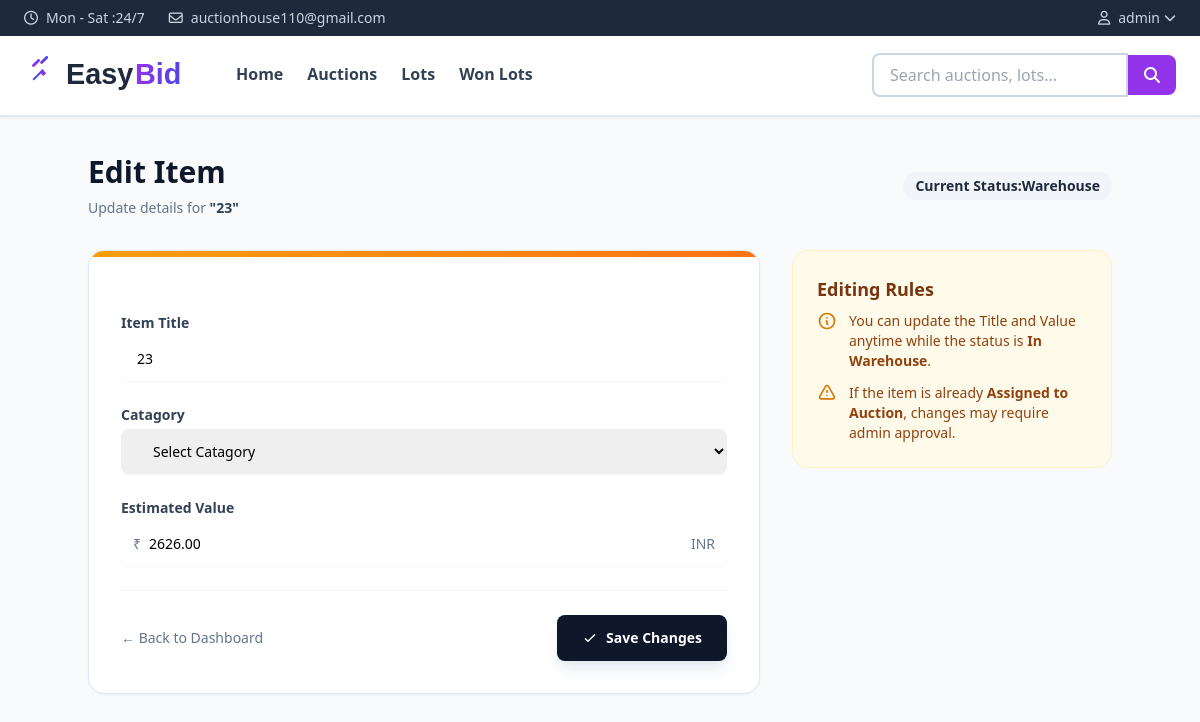
The page /home/edit-item/23/ (signed in) on the database its author committed.
### auction_list/models.py (models this page shows, shortened)
class Item(models.Model):
    title = models.CharField(max_length=200)
    owner = models.ForeignKey(User, on_delete=models.CASCADE)
    item_catagory = models.ForeignKey('Catagory', on_delete=models.CASCADE, null=True, blank=True)
    estimated_value = models.DecimalField(max_digits=14, decimal_places=2)
    images = models.JSONField(default=list, blank=True, help_text="List of image file paths")
    document_proofs = models.JSONField(default=list, blank=True, help_text="List of document proofs like ID, property papers etc.")
    slug = models.SlugField(blank=True,unique=True)
    description = models.TextField(blank=True)
    condition = models.CharField(max_length=100, blank=True, help_text="e.g., Excellent, Good, Fair")
    dimensions = models.CharField(max_length=200, blank=True, help_text="e.g., 10x5x3 inches")
    weight = models.DecimalField(max_digits=8, decimal_places=2, null=True, blank=True, help_text="In kg")
    STATUS_CHOICES = [
        ('Draft', 'Draft'),
        ('Pending Approval', 'Pending Verification'),
        ('Approved', 'Approved'),
        ('Pickup Item', 'Pickup Item'),
        ('Warehouse', 'Warehouse'),
        ('Lotted', 'Assigned to Auction'),
        ('Sold', 'Sold'),
        ('Rejected', 'Rejected'),
    ]
    status = models.CharField(max_length=20, choices=STATUS_CHOICES, default='Pending Approval')
    shipping_fee = models.DecimalField(max_digits=10, decimal_places=2, default=0.00, help_text="Cost to ship from User to Warehouse")
    pickup_otp = models.CharField(max_length=6, blank=True, null=True, help_text="OTP for admin pickup")
    PICKUP_STATUS_CHOICES = [
        ('pending', 'Pending Pickup'),
        ('picked_up', 'Picked Up'),
        ('at_warehouse', 'At Warehouse'),
        ('delivered', 'Delivered to Buyer'),
    ]
    pickup_status = models.CharField(max_length=20, choices=PICKUP_STATUS_CHOICES, default='pending')
    created_at = models.DateTimeField(auto_now_add=True)
    updated_at = models.DateTimeField(auto_now=True)
    class Meta:
        ordering = ['-created_at']
        indexes = [
            models.Index(fields=['status', 'item_catagory']),
        ]

### Home/views.py (the view, shortened to what this page needs)
# urls.py: path("edit-item/<slug:slug>/", views.edit_item_view, name="edit_item"),
def edit_item_view(request, slug):
    item = get_object_or_404(Item, slug=slug, owner=request.user)
    if item.status in ('Lotted', 'Sold', 'Pending Approval'):
        messages.error(request, f'Cannot edit "{item.title}" — it is currently {item.status}.')
        return redirect('profile')
    return render(
        request, "edit_item.html", {"item": item, "catagories": Catagory.objects.all()}
    )

### Home/templates/edit_item.html (shortened to what this page needs)
{% extends 'base.html' %}
{% load static %}
{% block content %}
<div class="min-h-screen bg-slate-50 py-12 px-4 sm:px-6 lg:px-8">
  <div class="max-w-5xl mx-auto">
    <div class="mb-8 flex flex-col sm:flex-row sm:items-center sm:justify-between gap-4">
      <div>
        <h1 class="text-3xl font-black text-slate-900">Edit Item</h1>
        <p class="mt-2 text-sm text-slate-500">
          Update details for
          <span class="font-bold text-slate-700">"{{ item.title }}"</span>
        </p>
      </div>
      <div>
        <span
          class="inline-flex items-center px-3 py-1 rounded-full text-sm font-bold {% if item.status == 'available' %} bg-emerald-100 text-emerald-800 {% elif item.status == 'lotted' %} bg-amber-100 text-amber-800 {% else %} bg-slate-100 text-slate-800 {% endif %}"
          data-status-model="Item" data-status-id="{{ item.id }}">
          Current Status: <span class="status-text">{{ item.get_status_display }}</span>
        </span>
      </div>
    </div>
    <div class="grid grid-cols-1 lg:grid-cols-3 gap-8">
      <div class="lg:col-span-2">
        <div class="bg-white rounded-2xl shadow-sm border border-slate-200 overflow-hidden">
          <div class="h-1.5 bg-gradient-to-r from-amber-500 to-orange-500"></div>
          <div class="p-6 sm:p-8">
            <form method="POST" enctype="multipart/form-data" class="space-y-6">
              <div>
                <label for="id_title" class="block text-sm font-bold text-slate-700 mb-1">Item Title</label>
                <div class="relative rounded-md shadow-sm">
                  <input type="text" name="title" id="id_title" value="{{ form.title.value|default:item.title }}"
                    required
                    class="block w-full rounded-lg border-slate-300 pl-4 py-3 focus:border-amber-500 focus:ring-amber-500 sm:text-sm transition-colors" />
                </div>
              </div>
              <div class="relative rounded-md shadow-sm">
                <label for="id_catagory" class="block text-sm font-bold text-slate-700 mb-1">Catagory</label>
                <select name="catagory" id="id_catagory" required
                  class="block w-full rounded-lg border-slate-300 pl-7 py-3 focus:border-indigo-500 focus:ring-indigo-500 sm:text-sm transition-colors">
                  <option value="">Select Catagory</option>
                </select>
              </div>
              <div>
                <label for="id_estimated_value" class="block text-sm font-bold text-slate-700 mb-1">Estimated
                  Value</label>
                <div class="relative rounded-md shadow-sm">
                  <div class="pointer-events-none absolute inset-y-0 left-0 flex items-center pl-3">
                    <span class="text-slate-500 sm:text-sm">₹</span>
                  </div>
                  <input type="number" name="estimated_value" id="id_estimated_value" step="0.01"
                    value="{{ form.estimated_value.value|stringformat:'.2f'|default:item.estimated_value }}" required
                    class="block w-full rounded-lg border-slate-300 pl-7 py-3 focus:border-amber-500 focus:ring-amber-500 sm:text-sm transition-colors" />
                  <div class="pointer-events-none absolute inset-y-0 right-0 flex items-center pr-3">
                    <span class="text-slate-500 sm:text-sm">INR</span>
                  </div>
                </div>
              </div>
              <div class="pt-6 border-t border-slate-100 flex items-center justify-between">
                <a href="{% url 'profile' %}"
                  class="text-sm font-medium text-slate-500 hover:text-slate-800 transition-colors flex items-center gap-1">
                  &larr; Back to Dashboard
                </a>
                <button type="submit"
                  class="inline-flex items-center justify-center px-6 py-3 border border-transparent text-sm font-bold rounded-lg text-white bg-slate-900 hover:bg-slate-800 shadow-lg shadow-slate-200 transition-all hover:-translate-y-0.5">
                  <svg class="w-4 h-4 mr-2" fill="none" stroke="currentColor" viewBox="0 0 24 24">
                    <path stroke-linecap="round" stroke-linejoin="round" stroke-width="2" d="M5 13l4 4L19 7"></path>
                  </svg>
                  Save Changes
                </button>
              </div>
            </form>
          </div>
        </div>
      </div>
      <div class="lg:col-span-1 space-y-6">
        <div class="bg-amber-50 rounded-2xl p-6 border border-amber-100">
          <h3 class="text-amber-900 font-bold text-lg mb-2">Editing Rules</h3>
          <ul class="space-y-3">
            <li class="flex gap-3">
              <svg class="w-5 h-5 text-amber-600 flex-shrink-0" fill="none" stroke="currentColor" viewBox="0 0 24 24">
                <path stroke-linecap="round" stroke-linejoin="round" stroke-width="2"
                  d="M13 16h-1v-4h-1m1-4h.01M21 12a9 9 0 11-18 0 9 9 0 0118 0z"></path>
              </svg>
              <p class="text-sm text-amber-800">
                You can update the Title and Value anytime while the status is
                <strong>In Warehouse</strong>.
              </p>
            </li>
            <li class="flex gap-3">
              <p class="text-sm text-amber-800">
                If the item is already <strong>Assigned to Auction</strong>,
                changes may require admin approval.
              </p>
            </li>
          </ul>
        </div>
      </div>
    </div>
  </div>
</div>
{% endblock %}

### Home/templates/base.html (shortened to what this page needs)
{% load static %}
<!DOCTYPE html>
<html lang="en">
<head>
    <script src="https://cdn.tailwindcss.com"></script>
    <link rel="stylesheet" href="https://cdnjs.cloudflare.com/ajax/libs/font-awesome/6.5.1/css/all.min.css"
 />
</head>
<body class="bg-slate-50 font-sans antialiased">
    <div id="hide"
    class=" md:block bg-slate-800 text-slate-300 px-4 md:px-6 py-2 fixed top-0 left-0 right-0 z-50 ">
        <div
            class=" max-w-screen-2xl mx-auto flex flex-col sm:flex-row items-center justify-between text-xs md:text-sm space-y-2 sm:space-y-0">
            <div class="flex items-center space-x-3 md:space-x-6">
                <span class="flex items-center"><i class="far fa-clock mr-1 md:mr-2"></i><span
                        class="hidden sm:inline">Mon - Sat : </span> 24/7</span>
                <span class="flex items-center"><i class="far fa-envelope mr-1 md:mr-2"></i><span
                        class="hidden lg:inline">auctionhouse110@gmail.com</span></span>
            </div>
            <div class="flex items-center space-x-3 md:space-x-4">
                {% if user.is_authenticated %}
                <div class="relative dropdown">
                    <button class="hover:text-white transition flex items-center">
                        <i class="far fa-user"></i>
                        <span class="ml-2 hidden sm:inline">{{ user.username }}</span>
                        <i class="fas fa-chevron-down ml-1 text-xs"></i>
                    </button>
                </div>
                {% else %}
                <a href="{% url 'login' %}" class="hover:text-white transition flex items-center">
                    <i class="far fa-user"></i>
                    <span class="ml-2 hidden sm:inline">Login</span>
                </a>
                {% endif %}
            </div>
        </div>
    </div>
    <nav id="main" class="bg-white border-b-2 border-slate-200 fixed md:top-[35px] top-0 left-0 right-0 z-40 shadow-sm">
        <div class="max-w-screen-2xl mx-auto px-4 md:px-6">
            <div class="flex items-center justify-between">
                <div class="flex items-center space-x-8">
                    <a href="{% url 'home' %}" class="flex items-center py-4">
                        <img src="{% static 'images/logo.svg' %}" alt="EasyBid" class="h-10 md:h-12 w-auto">
                    </a>
                    <div class="hidden lg:flex items-center space-x-6">
                        <a href="{% url 'home' %}"
                            class="text-slate-700 hover:text-purple-600 font-semibold py-4 border-b-2 border-transparent hover:border-purple-600 transition">
                            Home
                        </a>
                        <a href="{% url 'auctions' %}"
                            class="text-slate-700 hover:text-purple-600 font-semibold py-4 border-b-2 border-transparent hover:border-purple-600 transition">
                            Auctions
                        </a>
                        <a href="{% url 'view_lots' %}"
                            class="text-slate-700 hover:text-purple-600 font-semibold py-4 border-b-2 border-transparent hover:border-purple-600 transition">
                            Lots
                        </a>
                        <a href="{% url 'won_lots' %}"
                            class="text-slate-700 hover:text-purple-600 font-semibold py-4 border-b-2 border-transparent hover:border-purple-600 transition">
                            Won Lots
                        </a>
                    </div>
                </div>
                <div class="flex items-center space-x-2 md:space-x-4">
                    <div class="hidden md:flex items-center relative group">
                        <form action="{% url 'auctions' %}" method="GET" class="flex items-center">
                            <input type="text" name="q" id="globalSearchInput" placeholder="Search auctions, lots..."
                                class="px-4 py-2 border-2 border-slate-300 rounded-l-lg focus:outline-none focus:border-purple-600 w-48 lg:w-64"
                                autocomplete="off">
                            <button type="submit"
                                class="bg-purple-600 hover:bg-purple-700 text-white px-4 py-2 rounded-r-lg transition">
                                <i class="fas fa-search"></i>
                            </button>
                        </form>
                    </div>
                </div>
            </div>
        </div>
    </nav>
    <main class="pt-[70px] md:pt-[106px]">
        {% block content %}
        {% endblock %}
    </main>
</body>
</html>

### Home/templates/base.html (style rules this page uses)
.dropdown::after { content: ''; position: absolute; top: 100%; right: 0; width: 100%; height: 8px; }
#hide { display: block; }

### rows shown on the page
Item: title "23", status "Warehouse", estimated_value "2626.00"

### other values the page prints
{{ user.username }} "admin"
